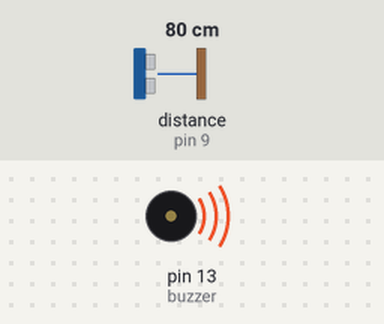
A sketch run on a simulated Arduino Uno, built with avr-gcc and run on an emulated ATmega328P. On the bench: buzzer (waves = sounding). Wiring (inferred from the names in the program): ultrasonic range finder: trigger pin 10; echo pin 9. Inputs (shaded band) come from the test bench; at power-on: distance to the obstacle (sensor on pin 9) 80 cm. The echo pulse lasts 58.3 µs per cm; what the sketch prints to the serial monitor is not drawn.

Above: at 0.1 s.
Timing chart, 0 to 1.6 s (numbered marks = the images above):
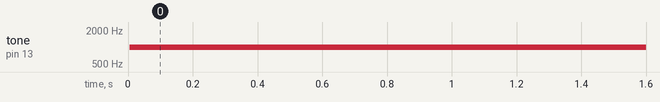

The sketch:

buzzerproject.ino
```cpp
const int trigPin = 10;
const int echoPin = 9;
const int buzzer=13;
void setup() {
Serial.begin(9600);
pinMode(trigPin, OUTPUT);
pinMode (echoPin, INPUT);
pinMode (LED_BUILTIN,OUTPUT);
pinMode(buzzer,OUTPUT);}
void loop()
{
long duration, distance;
digitalWrite(trigPin, LOW);
delayMicroseconds(2);
digitalWrite(trigPin, HIGH);
delayMicroseconds(10);
digitalWrite(trigPin, LOW);

duration = pulseIn(echoPin, HIGH);
distance=(duration/2)/29.1;
if(distance>=2000)
{
  Serial.println("out of range");
  digitalWrite(LED_BUILTIN,LOW);
  noTone(buzzer);


}
else
{
  Serial.print(distance);
  Serial.println("cm");
  digitalWrite(LED_BUILTIN,HIGH);
  tone(buzzer, 1000);

}

delay(500);
}
```

Measured:
- by itself, tone on pin 13 (buzzer): silent → 1000 Hz at 0.01 s
